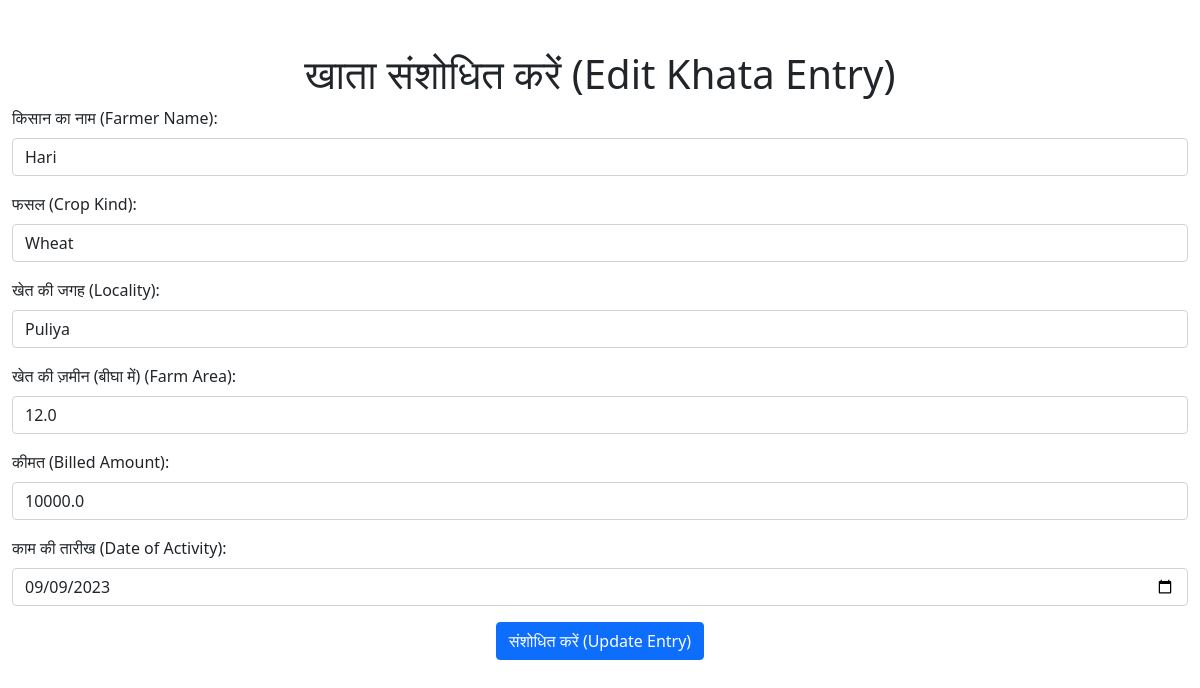
Before: /edit_entry/1 with the older database file.
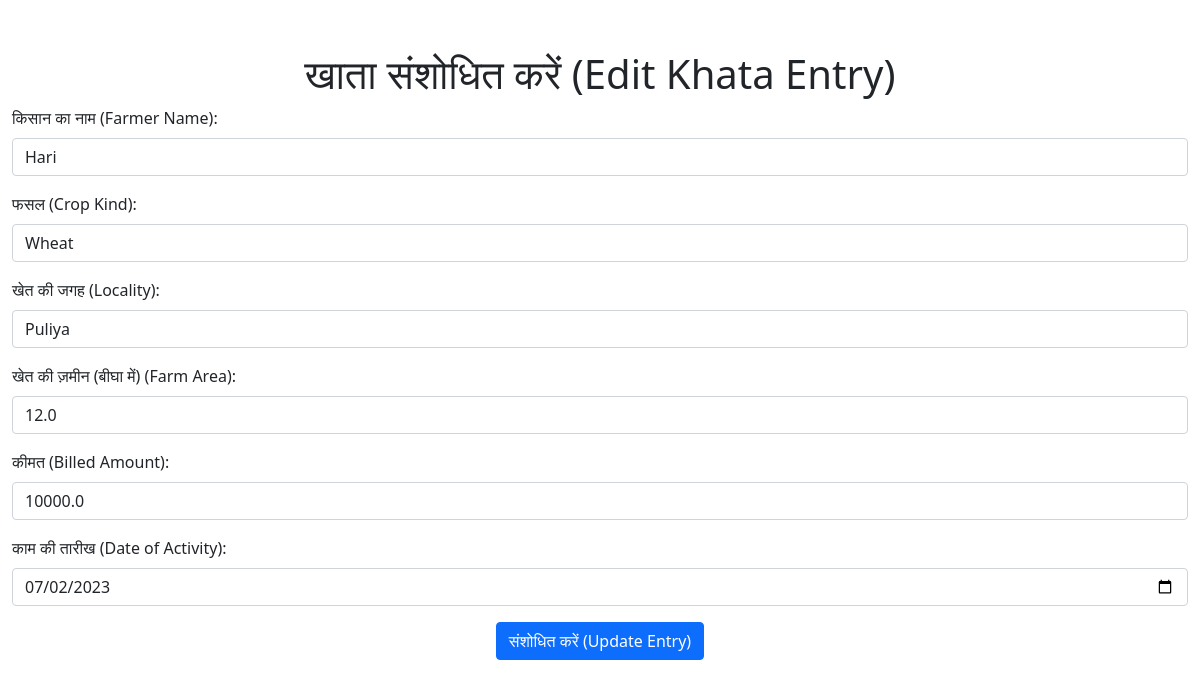
After: the same page with the newer database file.
### app.py (models this page shows, shortened)
class KhataEntry(db.Model):
    id = db.Column(db.Integer, primary_key=True)
    lender_id = db.Column(db.Integer, db.ForeignKey('user.id'), nullable=False, index=True)
    farmer_name = db.Column(db.String(100), nullable=False)
    crop_kind = db.Column(db.String(100), nullable=False)
    locality = db.Column(db.String(100), nullable=False)
    farm_area = db.Column(db.Float, nullable=False)
    billed_amount = db.Column(db.Float, nullable=False)
    date_of_activity = db.Column(db.DateTime, nullable=False, default=datetime.utcnow)

### app.py (the view, shortened to what this page needs)
@login_required
@app.route('/edit_entry/<int:entry_id>', methods=['GET', 'POST'])
def edit_entry(entry_id):
    entry = KhataEntry.query.get_or_404(entry_id)
    return render_template('edit_entry.html', entry=entry)

### templates/edit_entry.html (shortened to what this page needs)
<!DOCTYPE html>
<html>
<head>
    <link rel="stylesheet" href="https://stackpath.bootstrapcdn.com/bootstrap/5.0.0-alpha1/css/bootstrap.min.css">
</head>
<body>
    <div class="container">
        <h1 class="text-center">खाता संशोधित करें (Edit Khata Entry)</h1>
        <form method="POST" action="/edit_entry/{{ entry.id }}">
            <div class="mb-3">
                <label for="farmer_name" class="form-label">किसान का नाम (Farmer Name):</label>
                <input type="text" id="farmer_name" name="farmer_name" value="{{ entry.farmer_name }}" class="form-control" required>
            </div>
            <div class="mb-3">
                <label for="crop_kind" class="form-label">फसल (Crop Kind):</label>
                <input type="text" id="crop_kind" name="crop_kind" value="{{ entry.crop_kind }}" class="form-control" required>
            </div>
            <div class="mb-3">
                <label for="locality" class="form-label">खेत की जगह (Locality):</label>
                <input type="text" id="locality" name="locality" value="{{ entry.locality }}" class="form-control" required>
            </div>
            <div class="mb-3">
                <label for="farm_area" class="form-label">खेत की ज़मीन (बीघा में) (Farm Area):</label>
                <input type="number" id="farm_area" name="farm_area" step="0.25" value="{{ entry.farm_area }}" class="form-control" required>
            </div>
            <div class="mb-3">
                <label for="billed_amount" class="form-label">कीमत (Billed Amount):</label>
                <input type="number" id="billed_amount" name="billed_amount" step="10" value="{{ entry.billed_amount }}" class="form-control" required>
            </div>
            <div class="mb-3">
                <label for="date_of_activity" class="form-label">काम की तारीख (Date of Activity):</label>
                <input type="date" id="date_of_activity" name="date_of_activity" value="{{ entry.date_of_activity.strftime('%Y-%m-%d') }}" class="form-control" required>
            </div>
            <div class="text-center">
                <input type="submit" value="संशोधित करें (Update Entry)" class="btn btn-primary">
            </div>
        </form>
    </div>
</body>
</html>

Changed rows visible on the page:
changed KhataEntry "Hari": date_of_activity "09/09/2023" → "07/02/2023"
